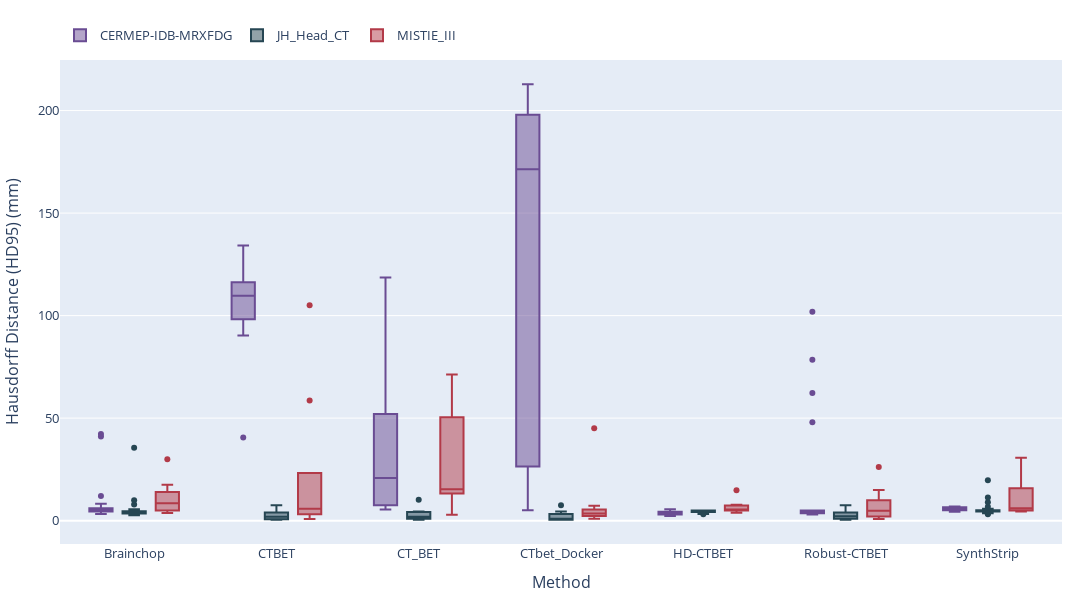

This figure's notebook cell:
### Code cell
import plotly.graph_objects as go
import plotly.express as px

datasets = sorted(all_df['Dataset'].unique())
methods  = sorted(all_df['method_A'].unique())

# Custom dark, color-blind friendly colors per dataset
# Explicit mapping for reproducibility; extend if new datasets appear.
custom_dataset_colors = {
    'JH_Head_CT': '#264653',        # dark teal
    'CERMEP-IDB-MRXFDG': '#6a4c93', # dark purple
    'MISTIE_III': '#b23a48',        # deep wine red
}
# Fallback palette (Dark2) for any dataset not in the explicit map
fallback_colors = px.colors.qualitative.Dark2
for i, ds in enumerate(datasets):
    if ds not in custom_dataset_colors:
        custom_dataset_colors[ds] = fallback_colors[i % len(fallback_colors)]

fig = go.Figure()

# One trace per dataset; Plotly groups by x (method)
for ds in datasets:
    d = all_df[all_df['Dataset'] == ds]
    if d.empty:
        continue
    fig.add_trace(go.Box(
        x=d['method_A'],                # categories = methods
        y=d['hd95_mm'],
        name=ds,                        # legend per dataset
        marker_color=custom_dataset_colors[ds],
        boxpoints='outliers',
        jitter=0,
        pointpos=0,
        legendgroup=ds,
        offsetgroup=ds,                 # group within each method
        alignmentgroup='all',
        hovertemplate='Dataset: '+ds+'<br>Method: %{x}<br>Hausdorff Distance (HD95) (mm): %{y:.3f}<extra></extra>'
    ))

fig.update_layout(
    boxmode='group',
    width=1100, height=600,
    margin=dict(l=60, r=30, t=60, b=50),
    legend=dict(orientation='h', yanchor='bottom', y=1.02, xanchor='left', x=0, title=None),
    font=dict(size=13)
)
fig.update_xaxes(title_text='Method',
                 categoryorder='array', categoryarray=methods, tickmode='array',
                 tickvals=methods, ticktext=methods)
fig.update_yaxes(title_text='Hausdorff Distance (HD95) (mm)')

fig.show()

### Figure 1 — Plotly figure (JSON) as saved in the notebook; plotly's stock layout.template omitted (floating-point values rounded to 4 significant figures; data arrays with more than 128 entries replaced by an {"elided": "..."} marker saying what was removed)
{"data": [{"alignmentgroup": "all", "boxpoints": "outliers", "hovertemplate": "Dataset: CERMEP-IDB-MRXFDG<br>Method: %{x}<br>Hausdorff Distance (HD95) (mm): %{y:.3f}<extra></extra>", "jitter": 0, "legendgroup": "CERMEP-IDB-MRXFDG", "marker": {"color": "#6a4c93"}, "name": "CERMEP-IDB-MRXFDG", "offsetgroup": "CERMEP-IDB-MRXFDG", "pointpos": 0, "type": "box", "x": {"elided": "140 str values"}, "y": {"elided": "140 float values"}}, {"alignmentgroup": "all", "boxpoints": "outliers", "hovertemplate": "Dataset: JH_Head_CT<br>Method: %{x}<br>Hausdorff Distance (HD95) (mm): %{y:.3f}<extra></extra>", "jitter": 0, "legendgroup": "JH_Head_CT", "marker": {"color": "#264653"}, "name": "JH_Head_CT", "offsetgroup": "JH_Head_CT", "pointpos": 0, "type": "box", "x": {"elided": "224 str values"}, "y": {"elided": "224 float values"}}, {"alignmentgroup": "all", "boxpoints": "outliers", "hovertemplate": "Dataset: MISTIE_III<br>Method: %{x}<br>Hausdorff Distance (HD95) (mm): %{y:.3f}<extra></extra>", "jitter": 0, "legendgroup": "MISTIE_III", "marker": {"color": "#b23a48"}, "name": "MISTIE_III", "offsetgroup": "MISTIE_III", "pointpos": 0, "type": "box", "x": ["Brainchop", "HD-CTBET", "SynthStrip", "CTBET", "Robust-CTBET", "CTbet_Docker", "Brainchop", "HD-CTBET", "SynthStrip", "CTBET", "Robust-CTBET", "CT_BET", "CTbet_Docker", "Brainchop", "HD-CTBET", "SynthStrip", "CTBET", "Robust-CTBET", "CT_BET", "CTbet_Docker", "Brainchop", "HD-CTBET", "SynthStrip", "CTBET", "Robust-CTBET", "CT_BET", "CTbet_Docker", "Brainchop", "HD-CTBET", "SynthStrip", "CTBET", "Robust-CTBET", "CTbet_Docker", "Brainchop", "HD-CTBET", "SynthStrip", "CTBET", "Robust-CTBET", "CTbet_Docker", "Brainchop", "HD-CTBET", "SynthStrip", "CTBET", "Robust-CTBET", "CT_BET", "CTbet_Docker", "Brainchop", "HD-CTBET", "SynthStrip", "CTBET", "Robust-CTBET", "CT_BET", "CTbet_Docker", "Brainchop", "HD-CTBET", "SynthStrip", "CTBET", "Robust-CTBET", "CT_BET", "CTbet_Docker", "Brainchop", "HD-CTBET", "SynthStrip", "CTBET", "Robust-CTBET", "CT_BET", "CTbet_Docker"], "y": [17.48, 7.727, 18.62, 23.19, 26.15, 3.864, 3.779, 5.0, 4.422, 105.0, 10.0, 71.31, 0.938, 5.082, 3.807, 6.0, 6.678, 4.724, 13.52, 5.402, 13.99, 14.86, 15.83, 15.0, 15.0, 2.885, 2.213, 5.0, 5.0, 5.244, 2.236, 2.062, 1.803, 11.84, 7.345, 8.742, 4.924, 3.584, 7.304, 5.809, 5.0, 6.201, 0.82, 0.82, 36.66, 4.639, 11.12, 7.421, 30.66, 3.168, 2.04, 15.25, 3.168, 30.0, 5.0, 5.0, 5.0, 5.0, 13.14, 2.839, 5.0, 5.0, 5.0, 58.56, 5.0, 55.0, 45.0]}], "layout": {"boxmode": "group", "font": {"size": 13}, "height": 600, "legend": {"orientation": "h", "title": {}, "x": 0, "xanchor": "left", "y": 1.02, "yanchor": "bottom"}, "margin": {"b": 50, "l": 60, "r": 30, "t": 60}, "width": 1100, "xaxis": {"categoryarray": ["Brainchop", "CTBET", "CT_BET", "CTbet_Docker", "HD-CTBET", "Robust-CTBET", "SynthStrip"], "categoryorder": "array", "tickmode": "array", "ticktext": ["Brainchop", "CTBET", "CT_BET", "CTbet_Docker", "HD-CTBET", "Robust-CTBET", "SynthStrip"], "tickvals": ["Brainchop", "CTBET", "CT_BET", "CTbet_Docker", "HD-CTBET", "Robust-CTBET", "SynthStrip"], "title": {"text": "Method"}}, "yaxis": {"title": {"text": "Hausdorff Distance (HD95) (mm)"}}}}
